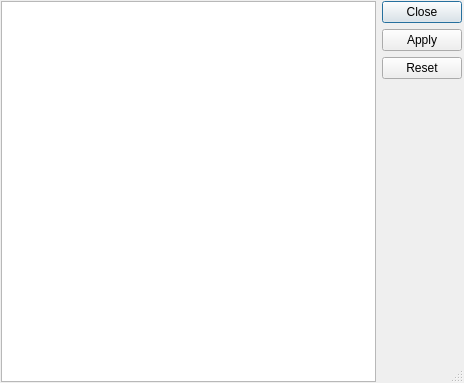
<ui version="4.0" >
 <class>QPresetEditorDialog</class>
 <widget class="QDialog" name="QPresetEditorDialog" >
  <property name="geometry" >
   <rect>
    <x>0</x>
    <y>0</y>
    <width>464</width>
    <height>383</height>
   </rect>
  </property>
  <property name="windowTitle" >
   <string>Dialog</string>
  </property>
  <property name="autoFillBackground" >
   <bool>true</bool>
  </property>
  <property name="sizeGripEnabled" >
   <bool>true</bool>
  </property>
  <widget class="QWidget" name="layoutWidget" >
   <property name="geometry" >
    <rect>
     <x>1</x>
     <y>1</y>
     <width>461</width>
     <height>381</height>
    </rect>
   </property>
   <layout class="QHBoxLayout" >
    <item>
     <widget class="QPresetTextEdit" name="presetTextEdit" >
      <property name="sizePolicy" >
       <sizepolicy vsizetype="Expanding" hsizetype="Expanding" >
        <horstretch>1</horstretch>
        <verstretch>2</verstretch>
       </sizepolicy>
      </property>
      <property name="acceptRichText" >
       <bool>false</bool>
      </property>
     </widget>
    </item>
    <item>
     <widget class="QDialogButtonBox" name="buttonBox" >
      <property name="orientation" >
       <enum>Qt::Vertical</enum>
      </property>
      <property name="standardButtons" >
       <set>QDialogButtonBox::Apply|QDialogButtonBox::Close|QDialogButtonBox::NoButton|QDialogButtonBox::Reset</set>
      </property>
     </widget>
    </item>
   </layout>
  </widget>
 </widget>
 <customwidgets>
  <customwidget>
   <class>QPresetTextEdit</class>
   <extends>QTextEdit</extends>
   <header>qpresettextedit.hpp</header>
  </customwidget>
 </customwidgets>
 <resources/>
 <connections>
  <connection>
   <sender>buttonBox</sender>
   <signal>accepted()</signal>
   <receiver>QPresetEditorDialog</receiver>
   <slot>accept()</slot>
   <hints>
    <hint type="sourcelabel" >
     <x>248</x>
     <y>254</y>
    </hint>
    <hint type="destinationlabel" >
     <x>157</x>
     <y>274</y>
    </hint>
   </hints>
  </connection>
  <connection>
   <sender>buttonBox</sender>
   <signal>rejected()</signal>
   <receiver>QPresetEditorDialog</receiver>
   <slot>reject()</slot>
   <hints>
    <hint type="sourcelabel" >
     <x>316</x>
     <y>260</y>
    </hint>
    <hint type="destinationlabel" >
     <x>286</x>
     <y>274</y>
    </hint>
   </hints>
  </connection>
 </connections>
</ui>
